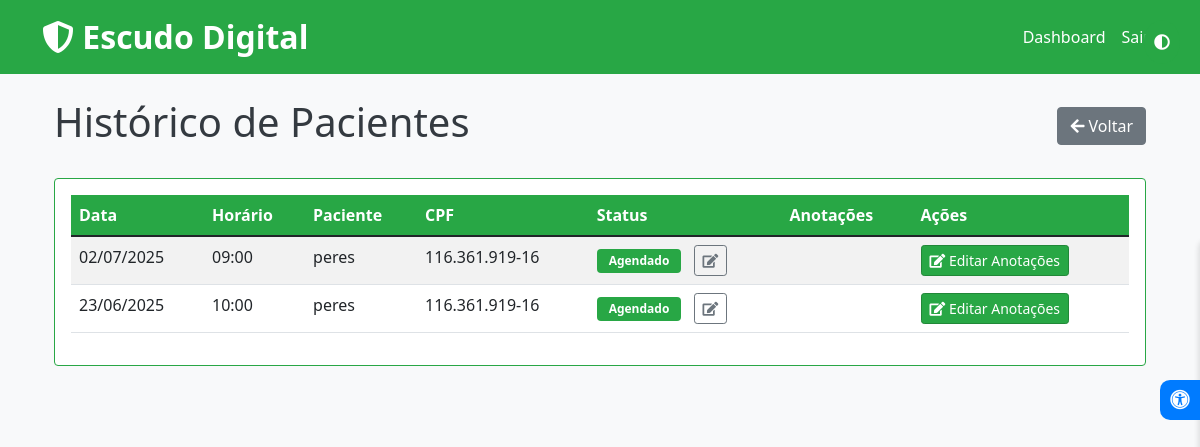
The page /doctor/patient_history (signed in) on the database its author committed.
### tables this page shows
CREATE TABLE appointments (
                id INTEGER PRIMARY KEY AUTOINCREMENT,
                client_id INTEGER,
                date TEXT NOT NULL,
                time TEXT NOT NULL,
                status TEXT DEFAULT 'Agendado',
                notes TEXT, doctor_id INTEGER REFERENCES doctor(id),
                FOREIGN KEY (client_id) REFERENCES clients(id)
            );

CREATE TABLE clients (
                id INTEGER PRIMARY KEY AUTOINCREMENT,
                name TEXT NOT NULL,
                email TEXT UNIQUE NOT NULL,
                password TEXT NOT NULL,
                phone TEXT,
                cpf TEXT
            );

### escudo digital/app.py (the view)
@app.route('/doctor/patient_history')
def doctor_patient_history():
    if 'doctor_id' not in session:
        return redirect(url_for('doctor_login'))
    try:
        with sqlite3.connect('database.db') as conn:
            c = conn.cursor()
            print(f"ID do médico logado: {session['doctor_id']}")
            query = """
                SELECT
                    c.name as patient_name,
                    c.cpf,
                    appointments.date,
                    appointments.time,
                    appointments.status,
                    appointments.notes,
                    appointments.id as appointment_id,
                    appointments.doctor_id
                FROM appointments
                JOIN clients c ON appointments.client_id = c.id
                WHERE appointments.doctor_id = ?
                ORDER BY appointments.date DESC, appointments.time DESC
            """
            c.execute(query, (session['doctor_id'],))
            appointments = c.fetchall()
            print(f"Total de consultas encontradas: {len(appointments)}")
            for appt in appointments:
                print(f"Consulta: {appt}")
            formatted_appointments = []
            for appt in appointments:
                date_obj = datetime.strptime(appt[2], '%Y-%m-%d')
                formatted_date = date_obj.strftime('%d/%m/%Y')
                formatted_appointments.append({
                    'patient_name': appt[0],
                    'cpf': appt[1],
                    'date': formatted_date,
                    'time': appt[3],
                    'status': appt[4],
                    'notes': appt[5] or '',
                    'patient_id': appt[6],
                    'doctor_id': appt[7]
                })
            return render_template('doctor_patient_history.html', appointments=formatted_appointments)
    except sqlite3.Error as e:
        print(f"Erro ao carregar histórico: {e}")
        flash(f'Erro ao carregar histórico: {e}', 'danger')
        return redirect(url_for('doctor_dashboard'))

### escudo digital/templates/doctor_patient_history.html (shortened to what this page needs)
{% extends 'base.html' %}
{% block content %}
<div class="container mt-4">
    <div class="d-flex justify-content-between align-items-center mb-4">
        <h1>Histórico de Pacientes</h1>
        <a href="{{ url_for('doctor_dashboard') }}" class="btn btn-secondary">
            <i class="fas fa-arrow-left"></i> Voltar
        </a>
    </div>
    {% if appointments %}
    <div class="card">
        <div class="card-body">
            <div class="table-responsive">
                <table class="table table-striped">
                    <thead>
                        <tr>
                            <th>Data</th>
                            <th>Horário</th>
                            <th>Paciente</th>
                            <th>CPF</th>
                            <th>Status</th>
                            <th>Anotações</th>
                            <th>Ações</th>
                        </tr>
                    </thead>
                    <tbody>
                        {% for appt in appointments %}
                        <tr>
                            <td>{{ appt.date }}</td>
                            <td>{{ appt.time }}</td>
                            <td>{{ appt.patient_name }}</td>
                            <td>{{ appt.cpf }}</td>
                            <td>
                                <span class="badge {% if appt.status == 'Agendado' %}bg-primary{% elif appt.status == 'Concluído' %}bg-success{% else %}bg-secondary{% endif %}">
                                    {{ appt.status }}
                                </span>
                                <button type="button" class="btn btn-sm btn-outline-secondary ms-2" data-bs-toggle="modal" data-bs-target="#statusModal{{ appt.patient_id }}">
                                    <i class="fas fa-edit"></i>
                                </button>
                            </td>
                            <td>
                            </td>
                            <td>
                                <button type="button" class="btn btn-sm btn-primary" data-bs-toggle="modal" data-bs-target="#notesModal{{ appt.patient_id }}">
                                    <i class="fas fa-edit"></i> Editar Anotações
                                </button>
                            </td>
                        </tr>
                        {% endfor %}
                    </tbody>
                </table>
            </div>
        </div>
    </div>
    {% else %}
    <div class="alert alert-info">
        Nenhum histórico de consulta encontrado.
    </div>
    {% endif %}
</div>
{% endblock %}

### escudo digital/static/style.css (style rules this page uses)
:root { --primary-color: #28a745; --primary-dark: #218838; --primary-light: #34ce57; --white: #ffffff; --light-gray: #f8f9fa; --dark-gray: #343a40; }
body { background-color: var(--light-gray); color: var(--dark-gray); }
.btn-primary { background-color: var(--primary-color); border-color: var(--primary-dark); }
.card { border-color: var(--primary-color); }
.table { background-color: var(--white); }
.table thead th { background-color: var(--primary-color); color: var(--white); }
.badge { padding: 0.5em 1em; }
.bg-primary { background-color: var(--primary-color) !important; }

### rows shown on the page
appointments: date "02/07/2025", time "09:00", patient_name "peres", cpf "116.361.919-16", status "Agendado"
appointments: date "23/06/2025", time "10:00", patient_name "peres", cpf "116.361.919-16", status "Agendado"
